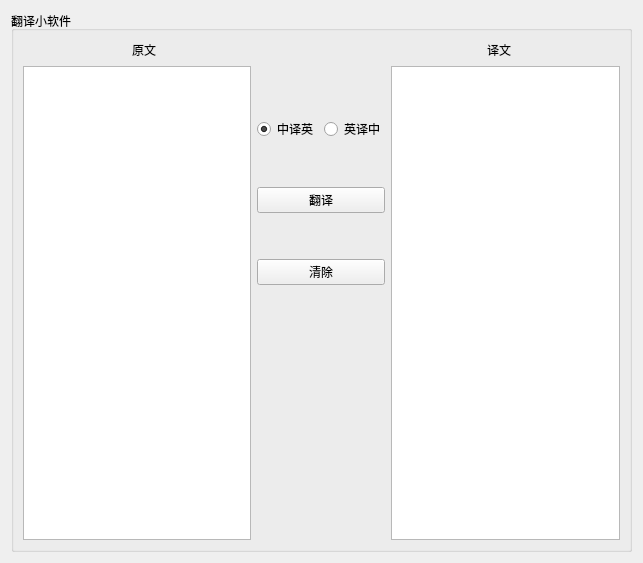
<?xml version="1.0" encoding="UTF-8"?>
<ui version="4.0">
 <class>Form</class>
 <widget class="QWidget" name="Form">
  <property name="geometry">
   <rect>
    <x>0</x>
    <y>0</y>
    <width>643</width>
    <height>563</height>
   </rect>
  </property>
  <property name="windowTitle">
   <string>Form</string>
  </property>
  <layout class="QHBoxLayout" name="horizontalLayout">
   <item>
    <widget class="QGroupBox" name="groupBox">
     <property name="title">
      <string>翻译小软件</string>
     </property>
     <layout class="QVBoxLayout" name="verticalLayout_2">
      <item>
       <layout class="QHBoxLayout" name="horizontalLayout_2" stretch="1,0,3,0,1">
        <item>
         <spacer name="horizontalSpacer_2">
          <property name="orientation">
           <enum>Qt::Horizontal</enum>
          </property>
          <property name="sizeHint" stdset="0">
           <size>
            <width>40</width>
            <height>20</height>
           </size>
          </property>
         </spacer>
        </item>
        <item>
         <widget class="QLabel" name="label">
          <property name="layoutDirection">
           <enum>Qt::LeftToRight</enum>
          </property>
          <property name="text">
           <string>原文</string>
          </property>
          <property name="alignment">
           <set>Qt::AlignCenter</set>
          </property>
         </widget>
        </item>
        <item>
         <spacer name="horizontalSpacer">
          <property name="orientation">
           <enum>Qt::Horizontal</enum>
          </property>
          <property name="sizeHint" stdset="0">
           <size>
            <width>40</width>
            <height>20</height>
           </size>
          </property>
         </spacer>
        </item>
        <item>
         <widget class="QLabel" name="label_2">
          <property name="layoutDirection">
           <enum>Qt::LeftToRight</enum>
          </property>
          <property name="text">
           <string>译文</string>
          </property>
          <property name="alignment">
           <set>Qt::AlignCenter</set>
          </property>
         </widget>
        </item>
        <item>
         <spacer name="horizontalSpacer_3">
          <property name="orientation">
           <enum>Qt::Horizontal</enum>
          </property>
          <property name="sizeHint" stdset="0">
           <size>
            <width>40</width>
            <height>20</height>
           </size>
          </property>
         </spacer>
        </item>
       </layout>
      </item>
      <item>
       <layout class="QHBoxLayout" name="horizontalLayout_4">
        <item>
         <widget class="QPlainTextEdit" name="input_plainTextEdit"/>
        </item>
        <item>
         <layout class="QVBoxLayout" name="verticalLayout" stretch="1,0,0,0,0,0,5">
          <item>
           <spacer name="verticalSpacer_3">
            <property name="orientation">
             <enum>Qt::Vertical</enum>
            </property>
            <property name="sizeHint" stdset="0">
             <size>
              <width>20</width>
              <height>40</height>
             </size>
            </property>
           </spacer>
          </item>
          <item>
           <layout class="QHBoxLayout" name="horizontalLayout_3">
            <item>
             <widget class="QRadioButton" name="button_to_en">
              <property name="text">
               <string>中译英</string>
              </property>
              <property name="checked">
               <bool>true</bool>
              </property>
             </widget>
            </item>
            <item>
             <widget class="QRadioButton" name="button_to_zh">
              <property name="text">
               <string>英译中</string>
              </property>
             </widget>
            </item>
           </layout>
          </item>
          <item>
           <spacer name="verticalSpacer_2">
            <property name="orientation">
             <enum>Qt::Vertical</enum>
            </property>
            <property name="sizeHint" stdset="0">
             <size>
              <width>20</width>
              <height>40</height>
             </size>
            </property>
           </spacer>
          </item>
          <item>
           <widget class="QPushButton" name="btn_trans">
            <property name="text">
             <string>翻译</string>
            </property>
           </widget>
          </item>
          <item>
           <spacer name="verticalSpacer_4">
            <property name="orientation">
             <enum>Qt::Vertical</enum>
            </property>
            <property name="sizeHint" stdset="0">
             <size>
              <width>20</width>
              <height>40</height>
             </size>
            </property>
           </spacer>
          </item>
          <item>
           <widget class="QPushButton" name="btn_clear">
            <property name="text">
             <string>清除</string>
            </property>
           </widget>
          </item>
          <item>
           <spacer name="verticalSpacer">
            <property name="orientation">
             <enum>Qt::Vertical</enum>
            </property>
            <property name="sizeHint" stdset="0">
             <size>
              <width>20</width>
              <height>40</height>
             </size>
            </property>
           </spacer>
          </item>
         </layout>
        </item>
        <item>
         <widget class="QPlainTextEdit" name="output_plainTextEdit"/>
        </item>
       </layout>
      </item>
     </layout>
    </widget>
   </item>
  </layout>
 </widget>
 <resources/>
 <connections/>
</ui>
